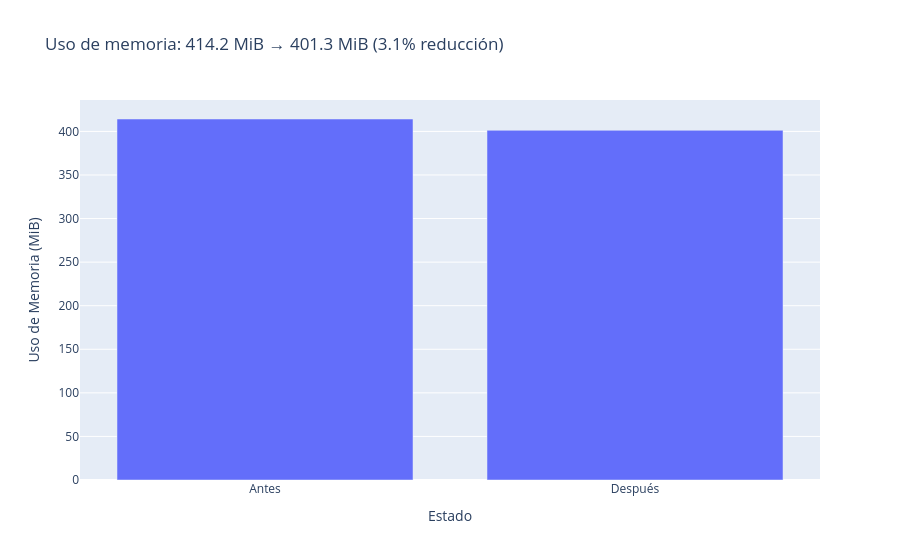

Write notebook code for a chart like this one.
### Code cell
# Definimos df_opt aplicando las conversiones
df_opt = df.copy().astype({
    "danceability": "float32",
    "energy": "float32",
    "loudness": "float32",
    "speechiness": "float32",
    "acousticness": "float32",
    "instrumentalness": "float32",
    "liveness": "float32",
    "valence": "float32",
    "tempo": "float32",
    "avg_artist_popularity": "float32",
    "key": "int16",
    "mode": "int16",
    "year": "int32",
    "popularity": "int32",
    "duration_ms": "int32",
    "total_artist_followers": "int32"
})

# Compara el uso de memoria antes y después con un gráfico de barras
mem_before = df.memory_usage(deep=True).sum() / 1024**2
mem_after = df_opt.memory_usage(deep=True).sum() / 1024**2

px.bar(
    x=["Antes", "Después"],
    y=[mem_before, mem_after],
    labels={"x": "Estado", "y": "Uso de Memoria (MiB)"},
    title=f"Uso de memoria: {mem_before:.1f} MiB → {mem_after:.1f} MiB ({(1 - mem_after / mem_before) * 100:.1f}% reducción)",
).show()

### Figure 1 — Plotly figure (JSON) as saved in the notebook; plotly's stock layout.template omitted (floating-point values rounded to 4 significant figures)
{"data": [{"hovertemplate": "Estado=%{x}<br>Uso de Memoria (MiB)=%{y}<extra></extra>", "legendgroup": "", "marker": {"color": "#636efa", "pattern": {"shape": ""}}, "name": "", "orientation": "v", "showlegend": false, "textposition": "auto", "type": "bar", "x": ["Antes", "Después"], "xaxis": "x", "y": [414.2, 401.3], "yaxis": "y"}], "layout": {"barmode": "relative", "legend": {"tracegroupgap": 0}, "title": {"text": "Uso de memoria: 414.2 MiB → 401.3 MiB (3.1% reducción)"}, "xaxis": {"anchor": "y", "domain": [0, 1], "title": {"text": "Estado"}}, "yaxis": {"anchor": "x", "domain": [0, 1], "title": {"text": "Uso de Memoria (MiB)"}}}}
